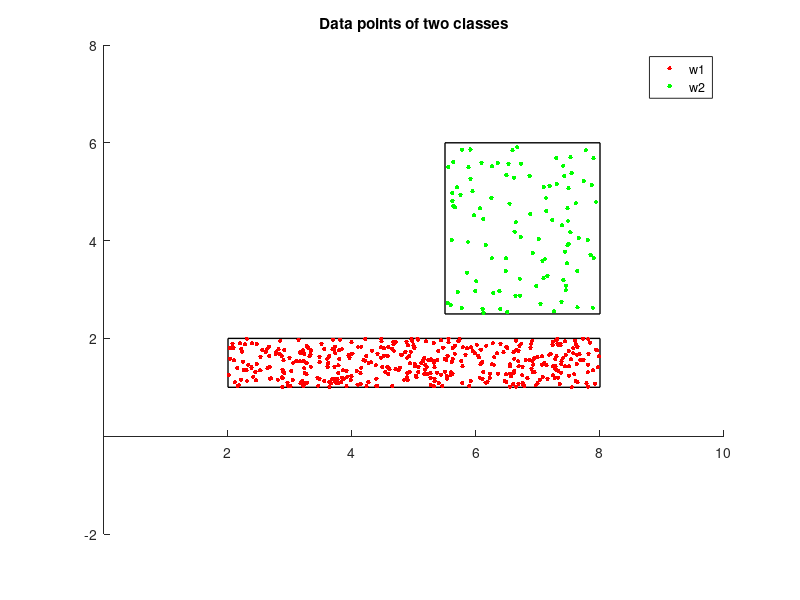

The MATLAB source for this figure:
%%%%%%%%%%%%%%%%%%%%%%%%%%%  MEROS A  %%%%%%%%%%%%%%%%%%%%%%%%%%%%%%%%%%%%%
close('all');
clear;

numPoints1 = 400;
widthx1 = 6;
widthy1 = 1;
x1 = 2;
y1 = 1;

figure(1)
rectangle('Position', [x1, y1, widthx1, widthy1],'LineWidth',1,'LineStyle','-');
hold on;
xRandom1 = x1 + widthx1 * rand(1, numPoints1);
yRandom1 = y1 + widthy1 * rand(1, numPoints1);
p1 = plot(xRandom1, yRandom1, 'r.', 'MarkerSize', 10);

numPoints2 = 100;
widthx2 = 2.5;
widthy2 = 3.5;
x2 = 5.5;
y2 = 2.5;
rectangle('Position', [x2, y2, widthx2, widthy2],'LineWidth',1,'LineStyle','-');
xRandom2 = x2 + widthx2 * rand(1, numPoints2);
yRandom2 = y2 + widthy2 * rand(1, numPoints2);
p2 = plot(xRandom2, yRandom2, 'g.', 'MarkerSize', 10);
set(gca, 'XAxisLocation', 'origin', 'YAxisLocation', 'origin')
legend([p1,p2],'w1','w2');
xlim([0, 10]);
ylim([-2, 8]);
title('Data points of two classes');
hold off;
w1=[xRandom1(:) ,yRandom1(:)];
w2=[xRandom2(:) ,yRandom2(:)];
X=[w1; w2];
y=[(ones(1,400,'uint16')) 2*(ones(1,100,'uint16')) ];